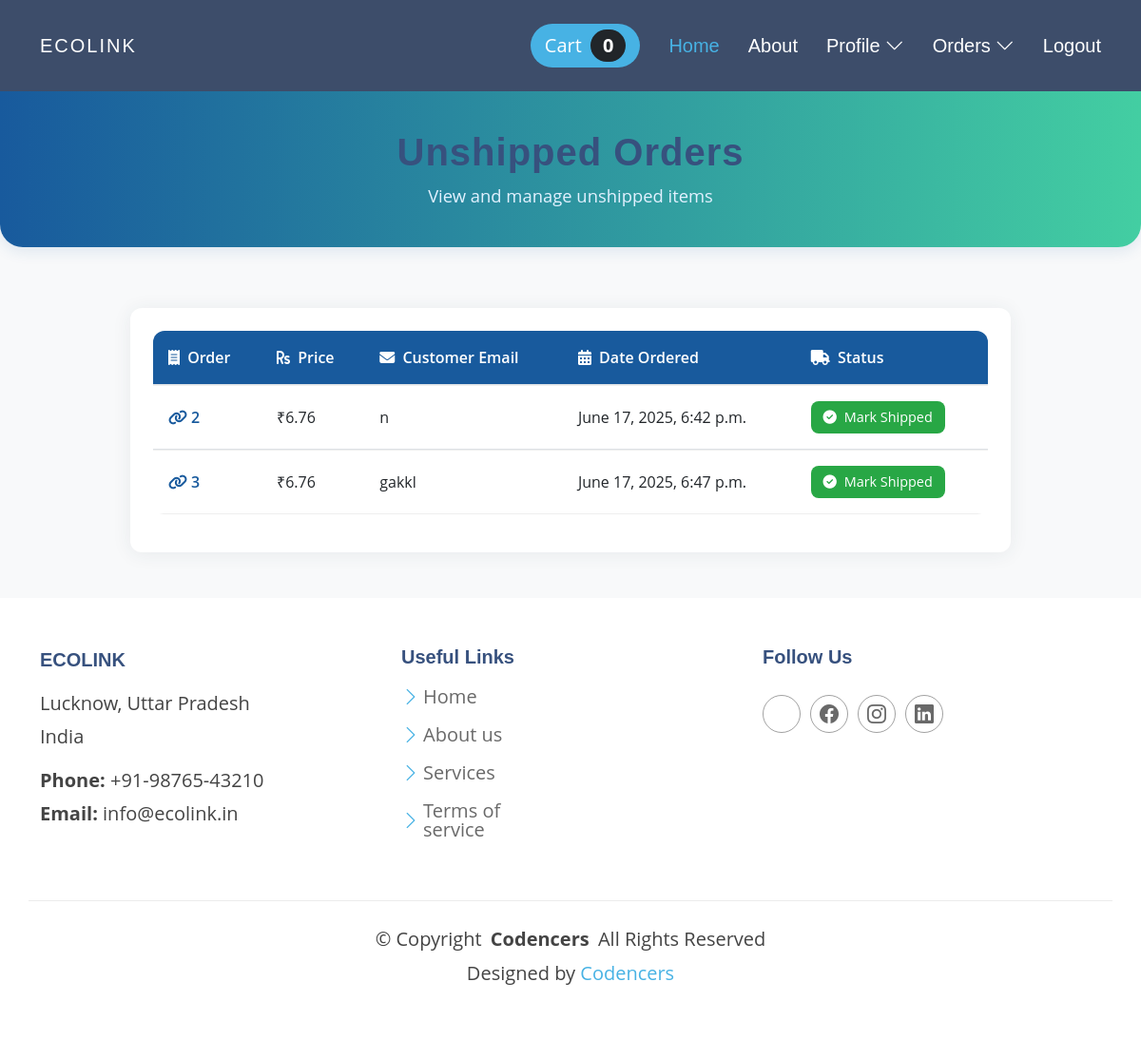
Page /payment/not_shipped_dash (signed in) on the committed database.
### payment/models.py (models this page shows, shortened)
class Order(models.Model):
	user = models.ForeignKey(User, on_delete=models.CASCADE, null=True, blank=True)
	full_name = models.CharField(max_length=250)
	email = models.EmailField(max_length=250)
	shipping_address = models.TextField(max_length=15000)
	amount_paid = models.DecimalField(max_digits=7, decimal_places=2)
	date_ordered = models.DateTimeField(auto_now_add=True)
	shipped = models.BooleanField(default=False)
	date_shipped = models.DateTimeField(blank=True, null=True)

### payment/views.py (the view, shortened to what this page needs)
# urls.py: path('not_shipped_dash', views.not_shipped_dash, name="not_shipped_dash"),
def not_shipped_dash(request):
	if request.user.is_authenticated and request.user.is_superuser:
		orders = Order.objects.filter(shipped=False)
		return render(request, "payment/not_shipped_dash.html", {"orders":orders})
	else:
		messages.success(request, "Access Denied")
		return redirect('home')

### cart/cart.py (called while the page is built)
	def __len__(self):
		return len(self.cart)

### cart/context_processors.py (called while the page is built)
def cart(request):
	return {'cart': Cart(request)}

### payment/templates/payment/not_shipped_dash.html (shortened to what this page needs)
{% extends 'base.html' %}
{% load static %}
{% block content %}
<link rel="stylesheet" href="https://cdnjs.cloudflare.com/ajax/libs/font-awesome/6.4.2/css/all.min.css">
<div class="unshipped-header">
  <h1>Unshipped Orders</h1>
  <p>View and manage unshipped items</p>
</div>
<div class="container">
  <div class="row justify-content-center">
    <div class="col-12 col-lg-10">
      <div class="unshipped-card">
        <table class="table table-hover">
          <thead>
            <tr>
              <th><i class="fas fa-receipt me-1"></i> Order</th>
              <th><i class="fas fa-rupee-sign me-1"></i> Price</th>
              <th><i class="fas fa-envelope me-1"></i> Customer Email</th>
              <th><i class="fas fa-calendar-alt me-1"></i> Date Ordered</th>
              <th><i class="fas fa-truck me-1"></i> Status</th>
            </tr>
          </thead>
          <tbody>
            {% for item in orders %}
              <tr>
                <td><a href="{% url 'orders' item.id %}"><i class="fas fa-link me-1"></i>{{ item.id }}</a></td>
                <td>₹{{ item.amount_paid }}</td>
                <td>{{ item.email }}</td>
                <td>{{ item.date_ordered }}</td>
                <td>
                  <form method="POST">
                    <button type="submit" class="btn btn-success">
                      <i class="fas fa-check-circle me-1"></i> Mark Shipped
                    </button>
                  </form>
                </td>
              </tr>
            {% endfor %}
          </tbody>
        </table>
      </div>
    </div>
  </div>
</div>
{% endblock %}

### static/assets/css/main.css (style rules this page uses)
:root { --default-font: "Open Sans", system-ui, -apple-system, "Segoe UI", Roboto, "Helvetica Neue", Arial, "Noto Sans", "Liberation Sans", sans-serif, "Apple Color Emoji", "Segoe UI Emoji", "Segoe UI Symbol", "Noto Color Emoji"; --heading-font: "Jost", sans-serif; --nav-font: "Poppins", sans-serif; }
:root { --background-color: #ffffff; --default-color: #444444; --heading-color: #37517e; --accent-color: #47b2e4; --surface-color: #ffffff; --contrast-color: #ffffff; }
:root { --nav-color: #ffffff; --nav-hover-color: #47b2e4; --nav-mobile-background-color: #ffffff; --nav-dropdown-background-color: #ffffff; --nav-dropdown-color: #444444; --nav-dropdown-hover-color: #47b2e4; }
:root { scroll-behavior: smooth; }
body { color: var(--default-color); background-color: var(--background-color); font-family: var(--default-font); }
a { color: var(--accent-color); text-decoration: none; transition: 0.3s; }
h1, h2, h3, h4, h5, h6 { color: var(--heading-color); font-family: var(--heading-font); }

### payment/templates/payment/not_shipped_dash.html (style rules this page uses)
body { background: #f8f9fa; }
.unshipped-header { background: linear-gradient(90deg, #185a9d 0%, #43cea2 100%); color: #fff; padding: 2.5rem 0; text-align: center; margin-bottom: 2rem; border-radius: 0 0 24px 24px; box-shadow: 0 4px 16px rgba(24,90,157,0.12); }
.unshipped-header h1 { font-family: 'Montserrat', sans-serif; font-weight: 700; letter-spacing: 1px; margin-bottom: 0.5rem; }
.unshipped-header p { font-size: 1.15rem; color: #e2f1ff; margin-bottom: 0; }
.unshipped-card { background: #fff; border-radius: 12px; box-shadow: 0 2px 20px rgba(44, 62, 80, 0.08); padding: 1.5rem; margin-top: 2rem; margin-bottom: 3rem; }
.table { width: 100%; border-collapse: separate; border-spacing: 0; border-radius: 12px; overflow: hidden; }
.table thead { background: #185a9d; color: #fff; }
.table th, .table td { padding: 1rem; vertical-align: middle; border-top: 1px solid #eee; }
.table th { font-weight: 600; border-top: none; }
.table tr:last-child td { border-bottom: 1px solid #eee; }
.table a { color: #185a9d; font-weight: 600; text-decoration: none; }
.btn-success { background: #28a745; border: none; border-radius: 8px; padding: 0.4rem 0.8rem; font-size: 0.9rem; transition: background 0.2s; }
.btn-success i { margin-right: 0.3rem; }

### rows in the picture
Order: id "2", amount_paid "6.76", email "n", date_ordered "June 17, 2025, 6:42 p.m."
Order: id "3", amount_paid "6.76", email "gakkl", date_ordered "June 17, 2025, 6:47 p.m."

### other values in the picture
{{ cart|length }} "0"
